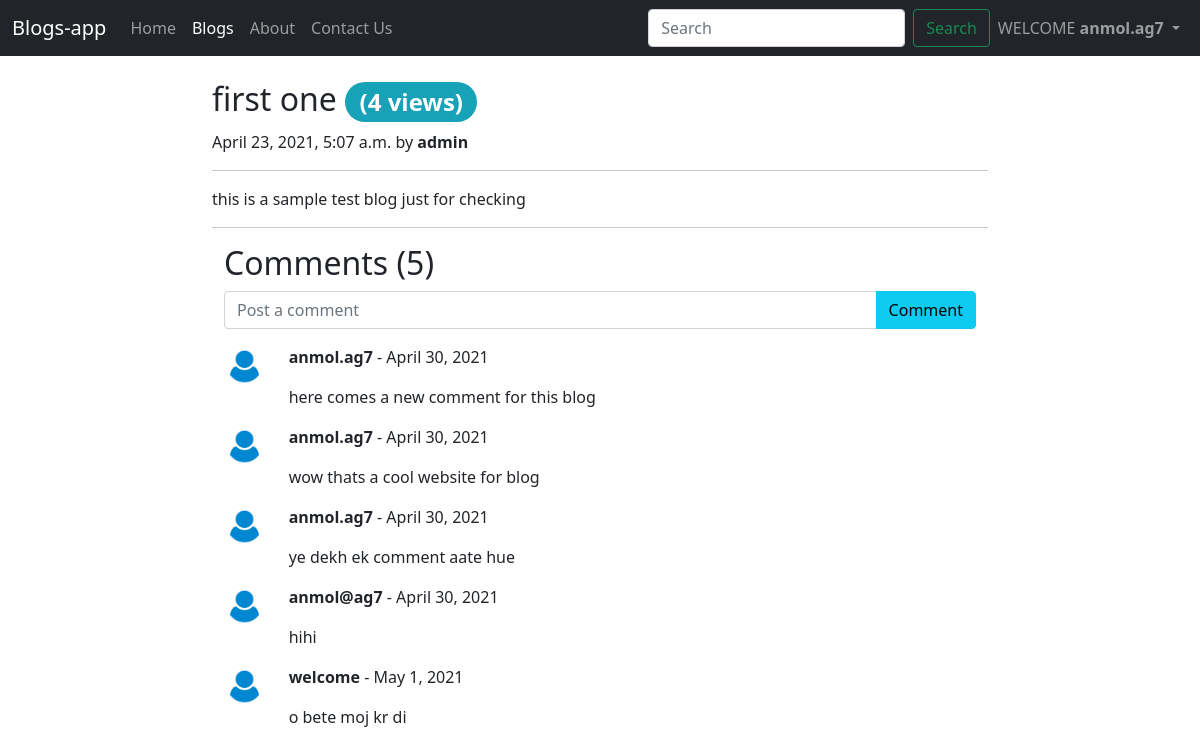
Screenshot of /blog/blogPost/first-one (signed in) with the database file from the repository.
### blogApp/models.py (models this page shows, shortened)
class Post(models.Model):
    sno = models.AutoField(primary_key=True)
    author = models.CharField(max_length=50)
    title = models.CharField(max_length=50)
    views = models.IntegerField(default=0)
    slug = models.CharField(max_length=130)
    content = models.TextField(max_length=600)
    timestamp = models.DateTimeField(blank=True, auto_now_add=True)

class  BlogComment(models.Model) :
    sno = models.AutoField(primary_key=True)
    comment = models.TextField()
    user = models.ForeignKey(User, on_delete=models.CASCADE)
    post = models.ForeignKey(Post, on_delete=models.CASCADE)
    parent = models.ForeignKey('self', on_delete=models.CASCADE, null=True)
    timestamp = models.DateField(default=now)

### blogApp/views.py (the view)
# urls.py: path('blogPost/<str:slug>', views.blogPost, name='blogPost'),
def blogPost(request,slug):
    post = Post.objects.filter(slug=slug).first()
    post.views= post.views +1
    post.save()
    comment = BlogComment.objects.filter(post=post)
    context = {"post":post, "comments":comment, "user":request.user}
    return render(request, 'blogHome/blogPost.html',context)

### templates/blogHome/blogPost.html (shortened to what this page needs)
{% extends 'base.html' %}
{% block activate_Blogs%} active {% endblock activate_Blogs%}
{% block body %}
<div class="container my-4 col-md-8">
      <article class="blog-post">
        <h2 class="blog-post-title">{{post.title}} <span class="badge badge-pill badge-info">({{post.views}} views)</span></h2>
        <p class="blog-post-meta">{{post.timestamp}} by <strong>{{post.author}}</strong></p>
        <hr>
        <p>{{post.content|safe}}
        </p>
        <hr>
      <div class="container" >
        <h2  class="mb-2">Comments ({{comments.count}})</h2>
        {% if user.is_authenticated %}
          <form method='post' action='/blog/postComment'>
          <div class="input-group mb-3">
            <input type="textarea" class="form-control" name="commentkr" id="commentkr"  placeholder="Post a comment" aria-label="Comment here" aria-describedby="button-addon2">
            <button class="btn btn-info {% if "commentkr" == None %}{% block disabled %}{% endblock disabled %}{% endif %} "  type="submit" id="button-addon2">Comment </button>
          </div>
          </form>
          {% else %}
          <p><a type="button" style="color:blue" data-bs-toggle="modal" data-bs-target="#login"> <strong>LogIn</strong></a> to post a comment.</p>
        {% endif %}
        <div class="row my-3">
        {% for comment in comments %}
          <div class="col-md-1"><img src="/static/img/admin.png" class="rounded float-start w-100" alt="user"></div>
          <div class="col-md-11">
          <p><b>{{comment.user}}</b> - {{comment.timestamp}}</p>
          <div><p>{{comment.comment}}</p></div>
          </div>
        {% endfor %}
        </div>
      </div>
    </div>
{% endblock body %}

### templates/base.html (shortened to what this page needs)
<!doctype html>
<html lang="en">
  <head>
    <link href="https://cdn.jsdelivr.net/npm/bootstrap@5.0.0-beta2/dist/css/bootstrap.min.css" rel="stylesheet">
  </head>
  <body>
    <nav class="navbar navbar-expand-lg navbar-dark bg-dark">
  <div class="container-fluid">
    <a class="navbar-brand" href="/">Blogs-app</a>
    <div class="collapse navbar-collapse" id="navbarSupportedContent">
      <ul class="navbar-nav me-auto mb-2 mb-lg-0">
        <li class="nav-item">
          <a class="nav-link {% block activate_home %}{% endblock activate_home%}" aria-current="page" href="/">Home</a>
        </li>
        <li class="nav-item">
          <a class="nav-link {% block activate_Blogs %}{% endblock activate_Blogs %}" href="/blog">Blogs</a>
        </li>
        <li class="nav-item">
          <a class="nav-link {% block activate_about%}{% endblock activate_about%}" href="/about">About</a>
        </li>
         <li class="nav-item">
          <a class="nav-link {% block activate_contactus%}{% endblock activate_contactus%}" href="/contactus">Contact Us</a>
        </li>
      </ul>
      <form class="d-flex mr-2" method="get" action="/search">
        <input class="form-control me-2"  name="query" id="query" type="search" placeholder="Search" aria-label="Search">
        <button class="btn btn-outline-success" type="submit">Search</button>
      </form>
{% if user.is_authenticated %}
<ul class="navbar-nav mr-2">
<li class="nav-item dropdown">
          <a class="nav-link dropdown-toggle" href="#" id="navbarDropdown" role="button" data-bs-toggle="dropdown" aria-expanded="false">
            WELCOME  <b>{{user.username}}</b>
          </a>
        </li>
</ul>
{% endif %}
    </div>
  </div>
</nav>
{% block body %}
{% endblock body %}
  </body>
</html>

### templates/blogHome/blogPost.html (style rules this page uses)
.badge-pill { padding-right: .6em; padding-left: .6em; border-radius: 10rem; }
.badge-info { color: color: #fff;; background-color: #17a2b8; }

### rows the page displays
Post: title "first one", views "4", timestamp "April 23, 2021, 5:07 a.m.", author "admin", content "this is a sample test blog just for checking"
BlogComment: user "anmol.ag7", timestamp "April 30, 2021", comment "here comes a new comment for this blog"
BlogComment: user "anmol.ag7", timestamp "April 30, 2021", comment "wow thats a cool website for blog"
BlogComment: user "anmol.ag7", timestamp "April 30, 2021", comment "ye dekh ek comment aate hue"
BlogComment: user "anmol@ag7", timestamp "April 30, 2021", comment "hihi"
BlogComment: user "welcome", timestamp "May 1, 2021", comment "o bete moj kr di"

### other values shown
{{ user.username }} "anmol.ag7"
{{ comments.count }} "5"
